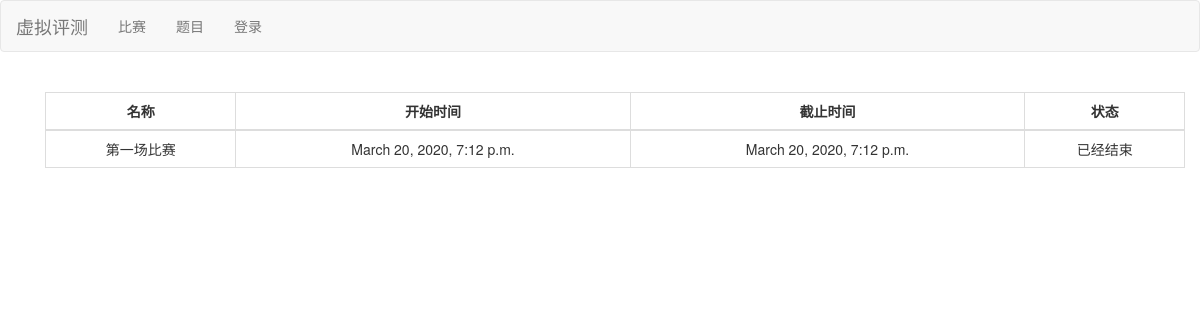
/contest/, run on an earlier commit of the app's database.
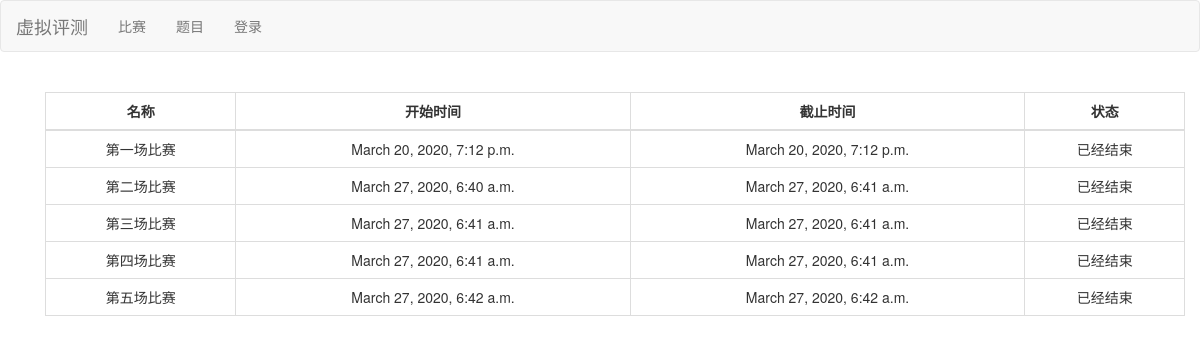
And on a later commit of the database.
### contest/models.py (models this page shows, shortened)
class Contest(models.Model):
    title = models.TextField()
    start_time = models.DateTimeField(auto_now=False, auto_now_add=False)
    end_time = models.DateTimeField(auto_now=False, auto_now_add=False)
    password = models.CharField(max_length=15)
    problem_id_list = models.TextField(default='[]')

### contest/views.py (the view)
# urls.py: path('', views.ContestListView.as_view(), name='contest_list'),
class ContestListView(ListView):
    template_name = 'contest_list.html'
    paginate_by = 30
    context_object_name = 'contest_list'
    def get_queryset(self):
        contests = Contest.objects.order_by('start_time')
        now_time = timezone.now()
        for contest in contests:
            if contest.start_time > now_time:
                contest.status = -1
            elif contest.end_time < now_time:
                contest.status = 1
            else:
                contest.status = 0
        return contests

### templates/contest_list.html (shortened to what this page needs)
{% extends 'base.html' %}
{% block base %}
<div class="container">
  <table class="table table-bordered text-center">
    <thead align="center">
      <tr>
        <th>名称</th>
        <th>开始时间</th>
        <th>截止时间</th>
        <th>状态</th>
      </tr>
    </thead>
    <tbody>
      {% for contest in contest_list %}
      <tr>
        <td>{{ contest.title }}</td>
        <td>{{ contest.start_time }}</td>
        <td>{{ contest.end_time }}</td>
        <td>
          {% if contest.status == -1 %}
          尚未开始
          {% elif contest.status == 0 %}
          <a href="{{ contest.id }}">进入</a>
          {% else %}
          已经结束
          {% endif %}
        </td>
      </tr>
      {% endfor %}
    </tbody>
  </table>
</div>
{% endblock base %}

What changed in the data, as far as the page shows it:
added Contest: title "第二场比赛", start_time "March 27, 2020, 6:40 a.m.", end_time "March 27, 2020, 6:41 a.m.", shows "已经结束"
added Contest: title "第三场比赛", start_time "March 27, 2020, 6:41 a.m.", end_time "March 27, 2020, 6:41 a.m.", shows "已经结束"
added Contest: title "第四场比赛", start_time "March 27, 2020, 6:41 a.m.", end_time "March 27, 2020, 6:41 a.m.", shows "已经结束"
added Contest: title "第五场比赛", start_time "March 27, 2020, 6:42 a.m.", end_time "March 27, 2020, 6:42 a.m.", shows "已经结束"
